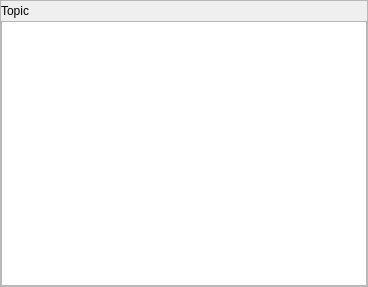
<?xml version="1.0" encoding="UTF-8"?>
<ui version="4.0">
 <class>SubscribePrintForm</class>
 <widget class="QWidget" name="SubscribePrintForm">
  <property name="geometry">
   <rect>
    <x>0</x>
    <y>0</y>
    <width>368</width>
    <height>287</height>
   </rect>
  </property>
  <property name="windowTitle">
   <string>Form</string>
  </property>
  <layout class="QVBoxLayout" name="verticalLayout_2">
   <property name="spacing">
    <number>0</number>
   </property>
   <property name="leftMargin">
    <number>0</number>
   </property>
   <property name="topMargin">
    <number>0</number>
   </property>
   <property name="rightMargin">
    <number>0</number>
   </property>
   <property name="bottomMargin">
    <number>0</number>
   </property>
   <item>
    <widget class="QFrame" name="frame">
     <property name="frameShape">
      <enum>QFrame::StyledPanel</enum>
     </property>
     <property name="frameShadow">
      <enum>QFrame::Plain</enum>
     </property>
     <property name="lineWidth">
      <number>1</number>
     </property>
     <layout class="QVBoxLayout" name="verticalLayout">
      <property name="spacing">
       <number>3</number>
      </property>
      <property name="leftMargin">
       <number>0</number>
      </property>
      <property name="topMargin">
       <number>3</number>
      </property>
      <property name="rightMargin">
       <number>0</number>
      </property>
      <property name="bottomMargin">
       <number>0</number>
      </property>
      <item>
       <widget class="QLabel" name="labelTopic">
        <property name="text">
         <string>Topic</string>
        </property>
        <property name="scaledContents">
         <bool>false</bool>
        </property>
        <property name="alignment">
         <set>Qt::AlignLeading|Qt::AlignLeft|Qt::AlignVCenter</set>
        </property>
       </widget>
      </item>
      <item>
       <widget class="QTextEdit" name="textEditMessages">
        <property name="readOnly">
         <bool>true</bool>
        </property>
        <property name="html">
         <string>&lt;!DOCTYPE HTML PUBLIC &quot;-//W3C//DTD HTML 4.0//EN&quot; &quot;http://www.w3.org/TR/REC-html40/strict.dtd&quot;&gt;
&lt;html&gt;&lt;head&gt;&lt;meta name=&quot;qrichtext&quot; content=&quot;1&quot; /&gt;&lt;style type=&quot;text/css&quot;&gt;
p, li { white-space: pre-wrap; }
&lt;/style&gt;&lt;/head&gt;&lt;body style=&quot; font-family:'Gulim'; font-size:9pt; font-weight:400; font-style:normal;&quot;&gt;
&lt;p style=&quot;-qt-paragraph-type:empty; margin-top:0px; margin-bottom:0px; margin-left:0px; margin-right:0px; -qt-block-indent:0; text-indent:0px;&quot;&gt;&lt;br /&gt;&lt;/p&gt;&lt;/body&gt;&lt;/html&gt;</string>
        </property>
       </widget>
      </item>
     </layout>
    </widget>
   </item>
  </layout>
 </widget>
 <resources/>
 <connections/>
</ui>
